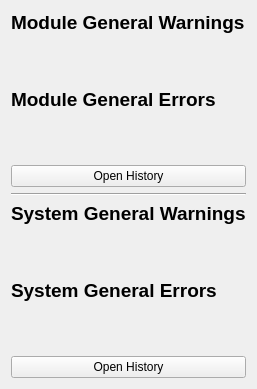
         <widget class="QWidget" name="tab_5">
          <attribute name="title">
           <string>Warning / Erros</string>
          </attribute>
          <layout class="QVBoxLayout" name="verticalLayout_2">
           <item>
            <widget class="QLabel" name="label_32">
             <property name="sizePolicy">
              <sizepolicy hsizetype="Preferred" vsizetype="Fixed">
               <horstretch>0</horstretch>
               <verstretch>0</verstretch>
              </sizepolicy>
             </property>
             <property name="font">
              <font>
               <pointsize>14</pointsize>
               <weight>75</weight>
               <bold>true</bold>
              </font>
             </property>
             <property name="text">
              <string>Module General Warnings</string>
             </property>
            </widget>
           </item>
           <item>
            <widget class="QLabel" name="lblModGenWarnExt">
             <property name="font">
              <font>
               <pointsize>12</pointsize>
              </font>
             </property>
             <property name="text">
              <string/>
             </property>
            </widget>
           </item>
           <item>
            <widget class="QLabel" name="lblModGenWarnStd">
             <property name="font">
              <font>
               <pointsize>12</pointsize>
              </font>
             </property>
             <property name="text">
              <string/>
             </property>
            </widget>
           </item>
           <item>
            <widget class="QLabel" name="label_31">
             <property name="sizePolicy">
              <sizepolicy hsizetype="Preferred" vsizetype="Fixed">
               <horstretch>0</horstretch>
               <verstretch>0</verstretch>
              </sizepolicy>
             </property>
             <property name="font">
              <font>
               <pointsize>14</pointsize>
               <weight>75</weight>
               <bold>true</bold>
              </font>
             </property>
             <property name="text">
              <string>Module General Errors</string>
             </property>
            </widget>
           </item>
           <item>
            <widget class="QLabel" name="lblModGenErrStd">
             <property name="font">
              <font>
               <pointsize>12</pointsize>
              </font>
             </property>
             <property name="text">
              <string/>
             </property>
            </widget>
           </item>
           <item>
            <widget class="QLabel" name="lblModGenErrExt">
             <property name="font">
              <font>
               <pointsize>12</pointsize>
              </font>
             </property>
             <property name="text">
              <string/>
             </property>
            </widget>
           </item>
           <item>
            <widget class="PyDMRelatedDisplayButton" name="btnModHistory">
             <property name="toolTip">
              <string/>
             </property>
             <property name="text">
              <string>Open History</string>
             </property>
             <property name="showIcon" stdset="0">
              <bool>false</bool>
             </property>
             <property name="openInNewWindow" stdset="0">
              <bool>true</bool>
             </property>
            </widget>
           </item>
           <item>
            <widget class="Line" name="line">
             <property name="orientation">
              <enum>Qt::Horizontal</enum>
             </property>
            </widget>
           </item>
           <item>
            <widget class="QLabel" name="label_22">
             <property name="sizePolicy">
              <sizepolicy hsizetype="Preferred" vsizetype="Fixed">
               <horstretch>0</horstretch>
               <verstretch>0</verstretch>
              </sizepolicy>
             </property>
             <property name="font">
              <font>
               <pointsize>14</pointsize>
               <weight>75</weight>
               <bold>true</bold>
              </font>
             </property>
             <property name="text">
              <string>System General Warnings</string>
             </property>
            </widget>
           </item>
           <item>
            <widget class="QLabel" name="lblSysGenWarnStd">
             <property name="font">
              <font>
               <pointsize>12</pointsize>
              </font>
             </property>
             <property name="text">
              <string/>
             </property>
            </widget>
           </item>
           <item>
            <widget class="QLabel" name="lblSysGenWarnExt">
             <property name="font">
              <font>
               <pointsize>12</pointsize>
              </font>
             </property>
             <property name="text">
              <string/>
             </property>
            </widget>
           </item>
           <item>
            <widget class="QLabel" name="label_21">
             <property name="sizePolicy">
              <sizepolicy hsizetype="Preferred" vsizetype="Fixed">
               <horstretch>0</horstretch>
               <verstretch>0</verstretch>
              </sizepolicy>
             </property>
             <property name="font">
              <font>
               <pointsize>14</pointsize>
               <weight>75</weight>
               <bold>true</bold>
              </font>
             </property>
             <property name="text">
              <string>System General Errors</string>
             </property>
            </widget>
           </item>
           <item>
            <widget class="QLabel" name="lblSysGenErrStd">
             <property name="font">
              <font>
               <pointsize>12</pointsize>
              </font>
             </property>
             <property name="text">
              <string/>
             </property>
            </widget>
           </item>
           <item>
            <widget class="QLabel" name="lblSysGenErrExt">
             <property name="font">
              <font>
               <pointsize>12</pointsize>
              </font>
             </property>
             <property name="text">
              <string/>
             </property>
            </widget>
           </item>
           <item>
            <widget class="PyDMRelatedDisplayButton" name="btnSysHistory">
             <property name="toolTip">
              <string/>
             </property>
             <property name="text">
              <string>Open History</string>
             </property>
             <property name="showIcon" stdset="0">
              <bool>false</bool>
             </property>
             <property name="openInNewWindow" stdset="0">
              <bool>true</bool>
             </property>
            </widget>
           </item>
          </layout>
         </widget>
